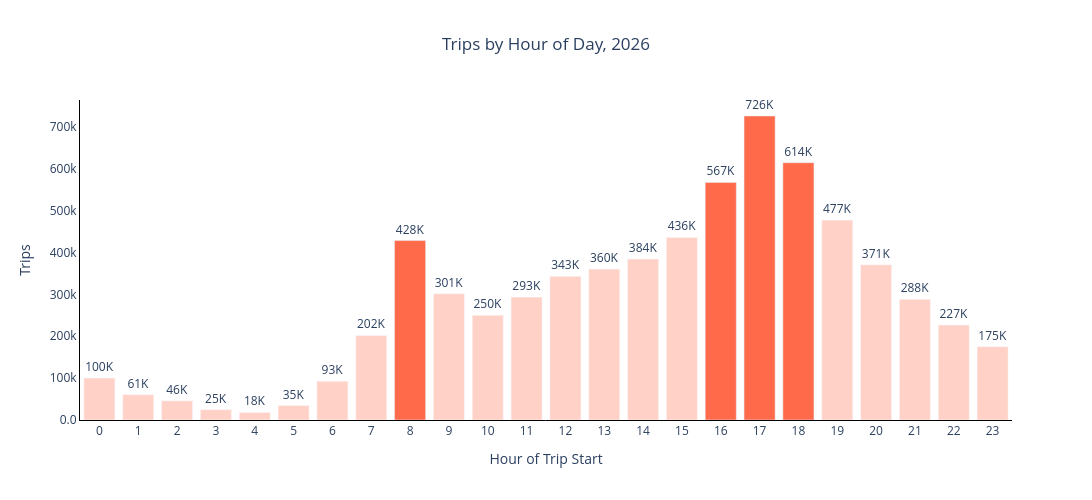

This figure's notebook cell:
### Code cell
hourly_labels = [f"{v/1e3:.0f}K" for v in hourly['trips']]

# rush hour = 8 AM and 4-6 PM; everything else fades to let them pop (same
# treatment as fig_departure)
rush_hours = {8, 16, 17, 18}
bar_opacities = [1.0 if h in rush_hours else 0.3 for h in hourly['hour']]

fig_hourly = go.Figure(go.Bar(
    x=hourly['hour'],
    y=hourly['trips'],
    text=hourly_labels,
    textposition='outside',
    cliponaxis=False,
    marker=dict(color="#FF6B4A", opacity=bar_opacities),
    hovertemplate='<b>Hour:</b> %{x}:00<br><b>Trips:</b> %{y:,.0f}<extra></extra>',
))

fig_hourly.update_layout(
    title=dict(text='Trips by Hour of Day, 2026', x=0.5),
    xaxis=dict(title='Hour of Trip Start', showgrid=False, dtick=1, showline=True, linecolor='black'),
    yaxis=dict(title='Trips', showgrid=False, tickformat='.2s', showline=True, linecolor='black'),
    showlegend=False,
    hoverlabel=dict(bgcolor='#FFF8E7', bordercolor='#D9A440', font=dict(color='#1a1a1a', size=13)),
    plot_bgcolor='white',
    paper_bgcolor='white',
    width=1100,
    height=500,
)

fig_hourly

### Figure 1 — Plotly figure (JSON) as saved in the notebook; plotly's stock layout.template omitted (floating-point values rounded to 4 significant figures)
{"data": [{"cliponaxis": false, "hovertemplate": "<b>Hour:</b> %{x}:00<br><b>Trips:</b> %{y:,.0f}<extra></extra>", "marker": {"color": "#FF6B4A", "opacity": [0.3, 0.3, 0.3, 0.3, 0.3, 0.3, 0.3, 0.3, 1, 0.3, 0.3, 0.3, 0.3, 0.3, 0.3, 0.3, 1, 1, 1, 0.3, 0.3, 0.3, 0.3, 0.3]}, "text": ["100K", "61K", "46K", "25K", "18K", "35K", "93K", "202K", "428K", "301K", "250K", "293K", "343K", "360K", "384K", "436K", "567K", "726K", "614K", "477K", "371K", "288K", "227K", "175K"], "textposition": "outside", "type": "bar", "x": [0, 1, 2, 3, 4, 5, 6, 7, 8, 9, 10, 11, 12, 13, 14, 15, 16, 17, 18, 19, 20, 21, 22, 23], "y": [100269, 60504, 45859, 24649, 18158, 34552, 92519, 201874, 428279, 301177, 250245, 293274, 342942, 360120, 384043, 435836, 567108, 725548, 614070, 477071, 370525, 288058, 226723, 175089]}], "layout": {"height": 500, "hoverlabel": {"bgcolor": "#FFF8E7", "bordercolor": "#D9A440", "font": {"color": "#1a1a1a", "size": 13}}, "paper_bgcolor": "white", "plot_bgcolor": "white", "showlegend": false, "title": {"text": "Trips by Hour of Day, 2026", "x": 0.5}, "width": 1100, "xaxis": {"dtick": 1, "linecolor": "black", "showgrid": false, "showline": true, "title": {"text": "Hour of Trip Start"}}, "yaxis": {"linecolor": "black", "showgrid": false, "showline": true, "tickformat": ".2s", "title": {"text": "Trips"}}}}
